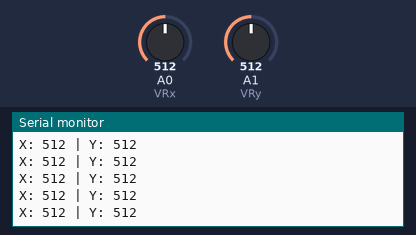
Bench run of a sketch on a simulated Arduino Uno, built with avr-gcc and run on an emulated ATmega328P. Parts: the last lines printed to the serial monitor. The test bench sets the inputs (shaded band); at power-on: A0 (VRx) = 512, A1 (VRy) = 512.

Above: at 1.2 s.
1.3 s: A0 (VRx) set to 716
At 1.31 s:
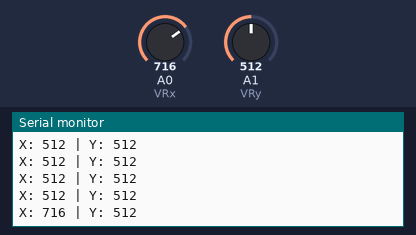
2.8 s: A1 (VRy) set to 716
At 2.82 s:
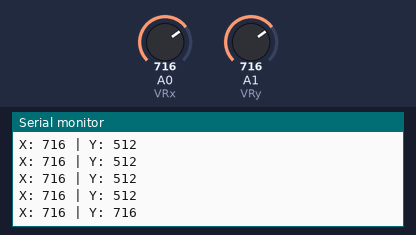
4.3 s: A0 (VRx) set to 900
At 4.33 s:
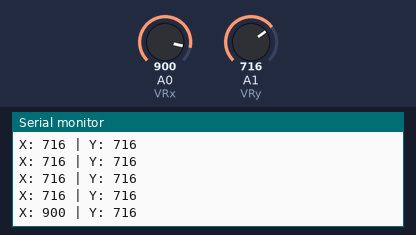
5.8 s: A1 (VRy) set to 900
At 5.84 s:
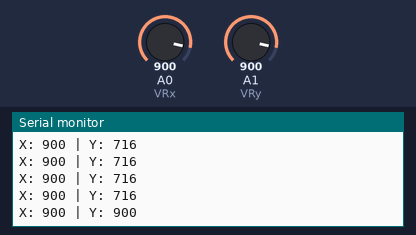
Timing chart, 0 to 8.3 s (numbered marks = the images above; inputs shaded):
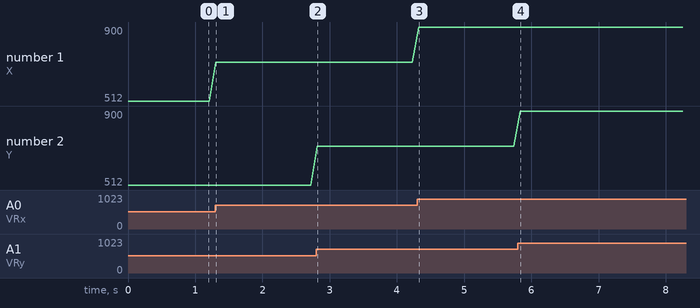

Measured:
- after the input at 1.3 s, the serial monitor: prints a new line at once (image 1)
- after the input at 2.8 s, the serial monitor: prints a new line at once (image 2)
- after the input at 4.3 s, the serial monitor: prints a new line at once (image 3)
- after the input at 5.8 s, the serial monitor: prints a new line at once (image 4)
- plotted number 1: 512 → 716 after the input at 1.3 s, 716 → 900 after the input at 4.3 s

The sketch:

Prueba_JoyStick_Raw.ino
```cpp
// Pines del joystick
const int VRx = A0;
const int VRy = A1;
//const int SW = 2;

void setup() {
  // Configurar el pin del botón como entrada con pull-up interno
  //pinMode(SW, INPUT_PULLUP);

  // Iniciar comunicación serial para depuración
  Serial.begin(9600);
}

void loop() {
  // Leer los valores de los ejes X e Y
  int xValue = analogRead(VRx);
  int yValue = analogRead(VRy);

  // Leer el estado del botón
//  int buttonState = digitalRead(SW);

  // Imprimir los valores en la consola serial
  Serial.print("X: ");
  Serial.print(xValue);
  Serial.print(" | Y: ");
  Serial.println(yValue);
  //Serial.print(" | Button: ");
  //Serial.println(buttonState == LOW ? "Pressed" : "Not Pressed");

  // Pequeño retardo para evitar saturar la consola serial
  delay(100);
}
```
